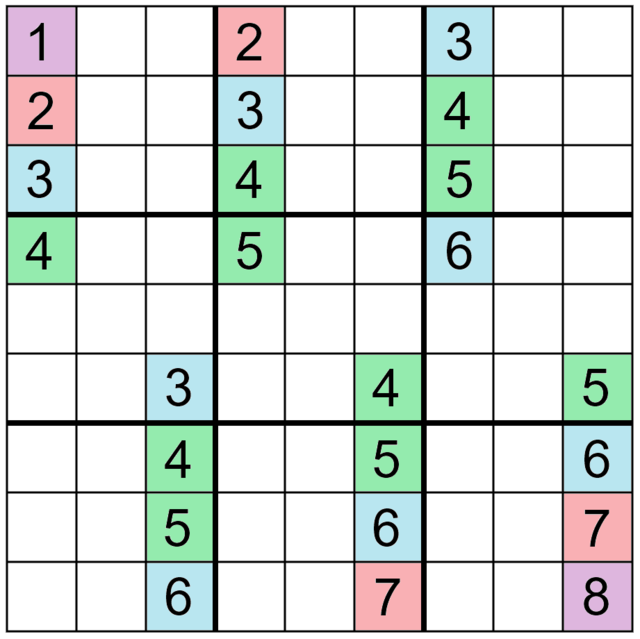
#> input picture Sudoku 02.png, 640 x 639 px
$ jupyter execute --allow-errors Suduko_Solver.ipynb
#> lines starting #> are read from the running program, lines starting #| are printed output that depends on the picture; after the words box and inside, x2 and y2 are one past the last pixel; in counts of white or black regions, pixels touching at a corner belong together
# Sudoku solving Project

[cell 1]
#import all library for computer vision
import os
import cv2 as cv
import numpy as np
import matplotlib.pyplot as plt
import SudokuSolver

[cell 2]
#read image
sample_path = "Sudoku 02.png"
image = cv.imread(sample_path)
#> image is the input picture: shape (639, 640, 3); mean B, G, R 215.9, 220, 211.9
plt.imshow(image)
plt.axis('off')
plt.show()

[cell 3]
#Get shape of the image
image.shape

[cell 4]
os.environ['TF_CPP_MIN_LOG_LEVEL'] = '3'

Certainly! Let's break down the statement os.environ['TF_CPP_MIN_LOG_LEVEL'] = '3':

os.environ: This is a dictionary-like object provided by the os module in Python. It represents the environment variables of the current system.

['TF_CPP_MIN_LOG_LEVEL']: This is a key in the os.environ dictionary. It represents an environment variable named TF_CPP_MIN_LOG_LEVEL.

= '3': This assigns the value '3' to the environment variable TF_CPP_MIN_LOG_LEVEL.

So, putting it all together:

os.environ['TF_CPP_MIN_LOG_LEVEL'] = '3': This line of code sets the environment variable TF_CPP_MIN_LOG_LEVEL to '3'.
Now, let's discuss what TF_CPP_MIN_LOG_LEVEL does in the context of TensorFlow:

TensorFlow uses this environment variable to control the verbosity of its log messages. Here's what each value of TF_CPP_MIN_LOG_LEVEL corresponds to:

0: Shows all logs (default behavior).
1: Shows only INFO logs.
2: Shows only WARNING logs.
3: Shows only ERROR logs.
4:
 Disables all logs.
Setting TF_CPP_MIN_LOG_LEVEL to '3' instructs TensorFlow to only output error messages, suppressing all other logging messages. This can be useful in situations where you only want to see critical error messages and don't want to clutter your console or logs with less important information.

# Step: - 1 Prepare the image

[cell 5]
#image # If the image is not square then make it square
#then create a blank image
imageblank = np.zeros((630,1200,3), dtype = 'i')

[cell 6]
plt.imshow(imageblank)
plt.axis('off')
plt.show()

[cell 7]
#preprocess image
def preProcess(image):
    imageGray = cv.cvtColor(image,cv.COLOR_BGR2GRAY)
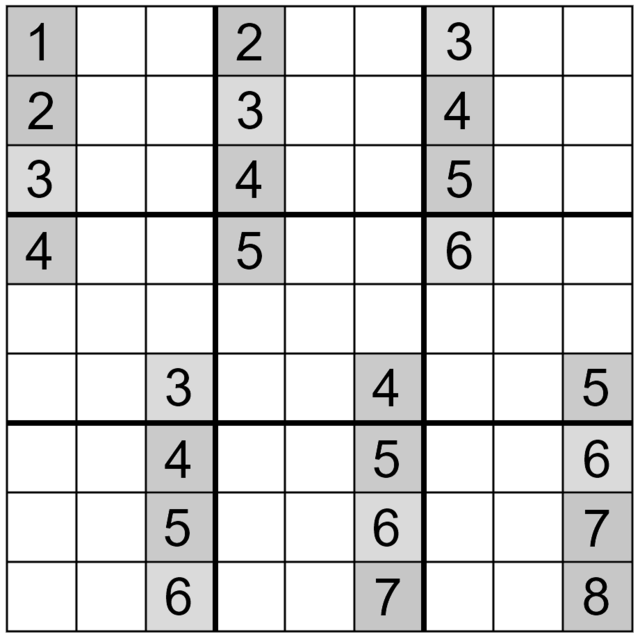
#> imageGray: shape (639, 640); min 0, max 255, mean 217.1
    imageblur = cv.GaussianBlur(imageGray, (5,5),1)
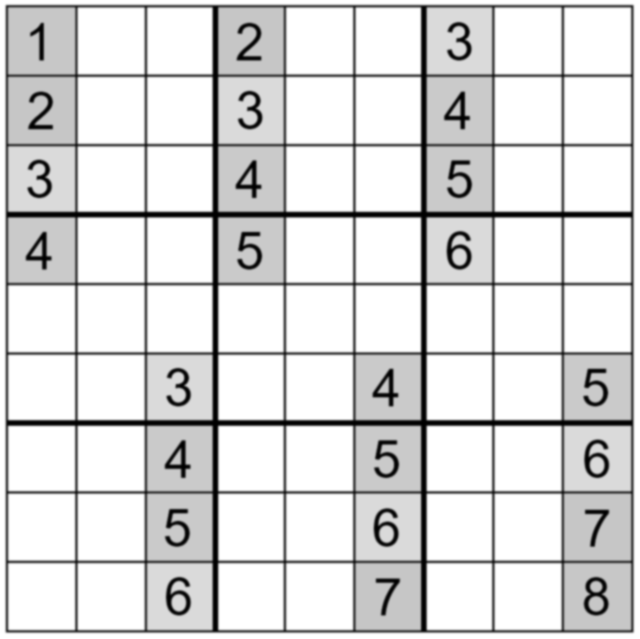
#> imageblur: shape (639, 640); min 0, max 255, mean 217.1
    a,imageThresold = cv.threshold(imageblur, 127, 255, cv.THRESH_BINARY)
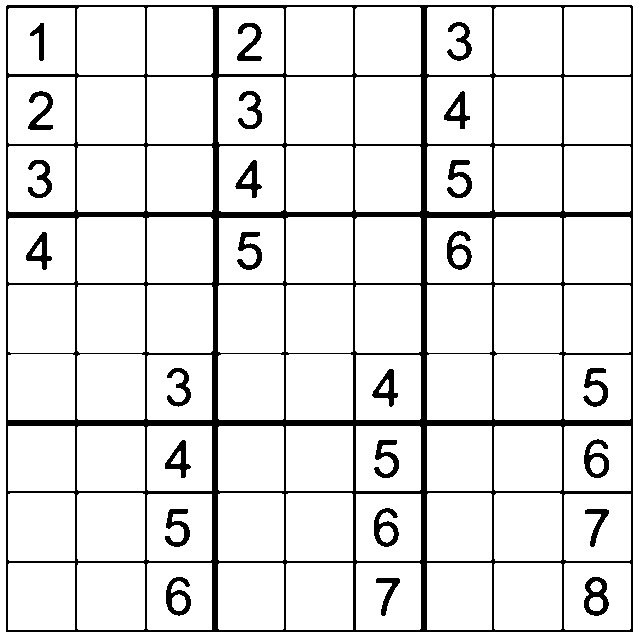
#> imageThresold: shape (639, 640); 89.2% white; 25 black regions, largest, box (x1, y1, x2, y2) and area: (6, 5, 633, 632) 34473, (584, 577, 609, 616) 497, (166, 577, 191, 616) 460
    return imageThresold
preProcess(image)

[cell 8]
imageGray_1 = cv.cvtColor(image,cv.COLOR_BGR2GRAY)
imageblur_1 = cv.GaussianBlur(imageGray_1, (5,5),1)
a,imageThresold_1 = cv.threshold(imageblur_1, 127, 255, cv.THRESH_BINARY)

The `preProcess` function serves the purpose of preparing an image for further processing or analysis. Preprocessing is a crucial step in many computer vision tasks to enhance the quality of images, improve feature extraction, and facilitate better performance of algorithms. Let's discuss the significance of each preprocessing step in the context of this function:

1. **Converting to Grayscale**: Many computer vision algorithms operate more efficiently on grayscale images rather than color images. Grayscale images contain only intensity information, which simplifies computations and reduces the dimensionality of the data.

2. **Applying Gaussian Blur**: Gaussian blur is a common technique used to reduce noise and small details in images. Noise and small details can negatively impact the performance of subsequent image processing algorithms, such as edge detection or object recognition. Gaussian blur helps smooth out the image while preserving important features.

3. **Thresholding**: Thresholding is used to convert a grayscale image into a binary image, where pixels are either black or white based on their intensity values. In this specific case, the thresholding operation helps to segment the image into regions of interest. Pixels with intensity values above a certain threshold are set to white (255), while pixels below the threshold are set to black (0). This can help isolate objects or features of interest in the image.

Overall, the `preProcess` function prepares the image by converting it to grayscale, reducing noise with Gaussian blur, and enhancing contrast and segmentation with thresholding. These preprocessing steps can improve the performance of subsequent computer vision algorithms, such as object detection, image segmentation, or feature extraction.

[cell 9]
plt.imshow(imageThresold_1)
plt.axis('off')
plt.title('Thresold Image')
plt.show()

[cell 10]
imageThresold_1.shape

[cell 11]
titles = ['Original Image', 'IMAGE THRESOLD']
images = [image, imageThresold_1]

# Plotting the images
plt.figure(figsize=(24, 20))
for i in range(len(images)):
    plt.subplot(1, 2, i+1)
    plt.imshow(images[i])
    plt.title(titles[i])
    plt.axis('off')
#> this loop made 2 passes
plt.show()
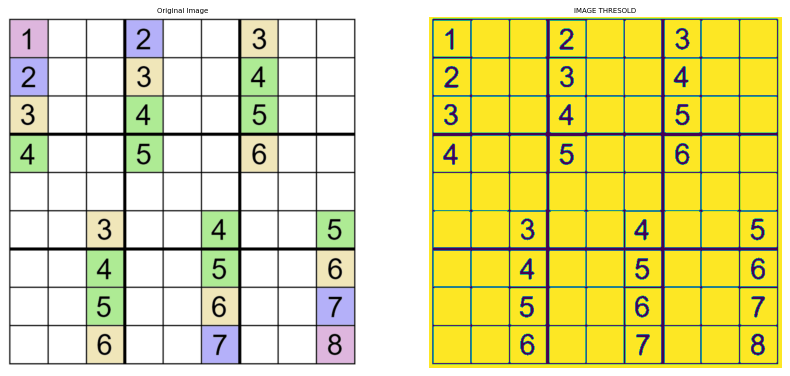
#> figure drawn by matplotlib, 2 panels; B, G, R data is drawn as R, G, B

# Step: - 2 Finding Countours

[cell 12]
imagecontours = image.copy() #Copy the image for display purpose
imagebigcontours = image.copy() #copy the image for dispay purpose
contours, hierarchy = cv.findContours(imageThresold_1, cv.RETR_EXTERNAL,cv.CHAIN_APPROX_SIMPLE)
#> contours = [[[0, 0], [0, 638], [639, 638], [639, 0]]]
#> (the rest of the program and of its run is left out)
